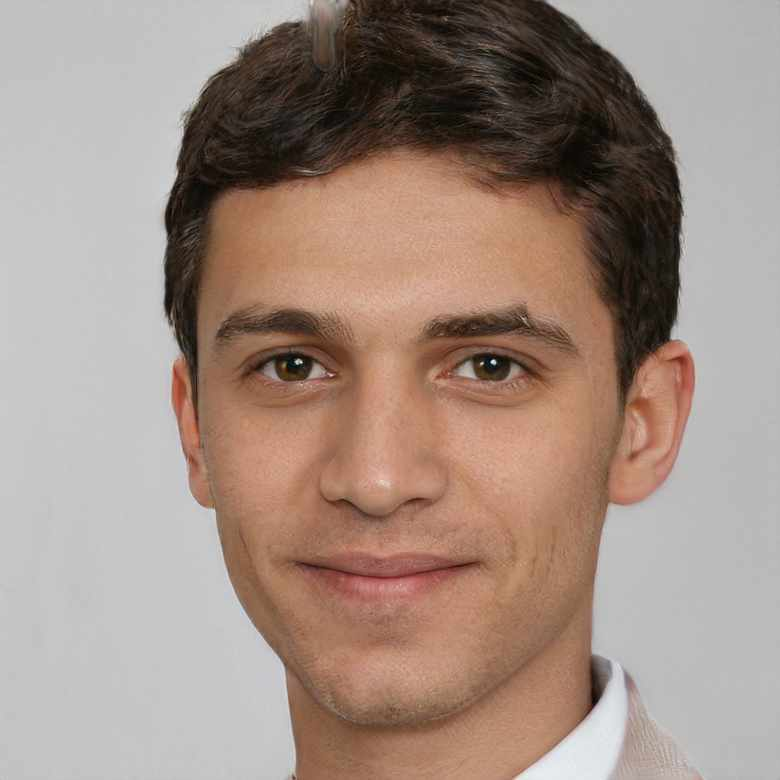
#> input picture man.jpg, 780 x 780 px
$ python objects_opencv.py
#> lines starting #> are read from the running program, lines starting #| are printed output that depends on the picture; after the words box and inside, x2 and y2 are one past the last pixel; in counts of white or black regions, pixels touching at a corner belong together
import cv2

# Загрузка предварительно обученного классификатора для распознавания лиц
face_cascade = cv2.CascadeClassifier(cv2.data.haarcascades + 'haarcascade_frontalface_default.xml')

# Загрузка изображения
image = cv2.imread('man.jpg')
#> image is the input picture: shape (780, 780, 3); mean B, G, R 131.5, 142, 161.5

# Преобразование изображения в черно-белое
gray = cv2.cvtColor(image, cv2.COLOR_BGR2GRAY)
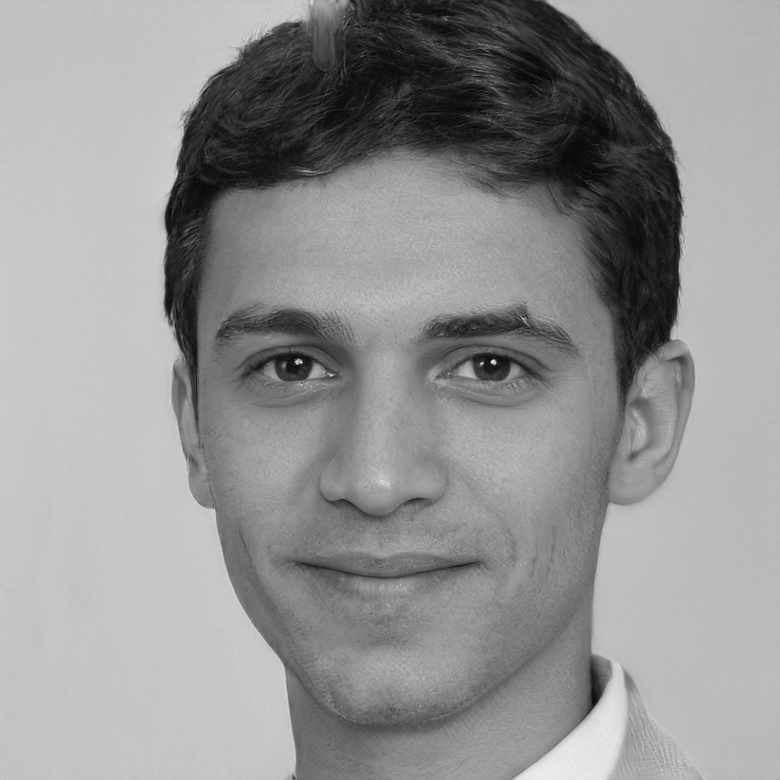
#> gray: shape (780, 780); min 1, max 242, mean 146.6

# Распознавание лиц на изображении
faces = face_cascade.detectMultiScale(gray, scaleFactor=1.1, minNeighbors=5, minSize=(40, 40))
#> faces = [[125, 160, 536, 536]]

# Отрисовка прямоугольника вокруг обнаруженных лиц
for (x, y, w, h) in faces:
    cv2.rectangle(image, (x, y), (x + w, y + h), (0, 255, 0), 4)
#> this loop made 1 pass
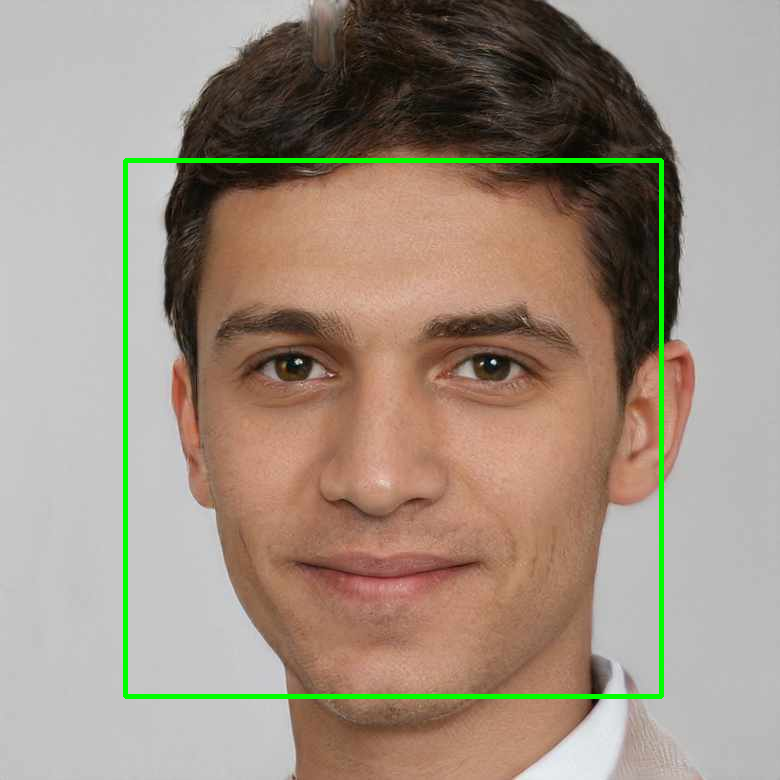
#> image: shape (780, 780, 3); 1.76% of pixels changed, all inside (x1, y1, x2, y2) = (123, 158, 664, 699)

# Отображение результата
cv2.imshow('Detected Faces', image)
cv2.waitKey(0)
cv2.destroyAllWindows()

$ run again, with black_women.jpg copied over man.jpg
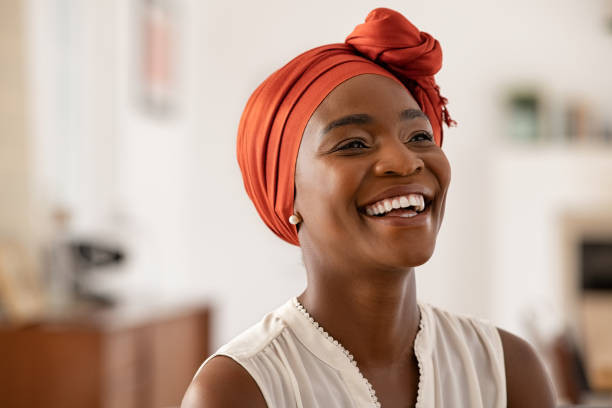
#> input picture black_women.jpg, 612 x 408 px
#> image is the input picture: shape (408, 612, 3); mean B, G, R 150.7, 164.2, 191
#> `gray = cv2.cvtColor(image, cv2.COLOR_BGR2GRAY)`:
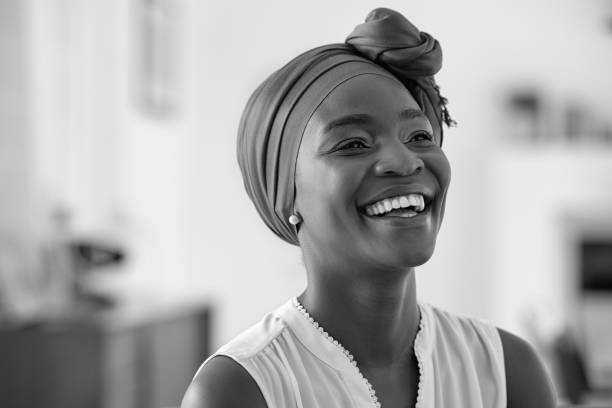
#> gray: shape (408, 612); min 0, max 255, mean 170.6
#> faces = ()

$ run again, with input.jpg copied over man.jpg
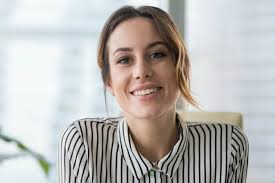
#> input picture input.jpg, 275 x 183 px
#> image is the input picture: shape (183, 275, 3); mean B, G, R 182.1, 184, 186.3
#> `gray = cv2.cvtColor(image, cv2.COLOR_BGR2GRAY)`:
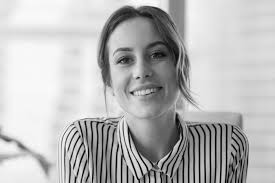
#> gray: shape (183, 275); min 0, max 254, mean 184.5
#> faces = [[98, 24, 85, 85]]
#> the loop `for (x, y, w, h) in faces:` made 1 pass
#> after the loop `for (x, y, w, h) in faces:`:
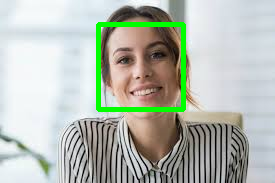
#> image: shape (183, 275, 3); 3.35% of pixels changed, all inside (x1, y1, x2, y2) = (96, 22, 186, 112)

$ run again, with white_women.jpg copied over man.jpg
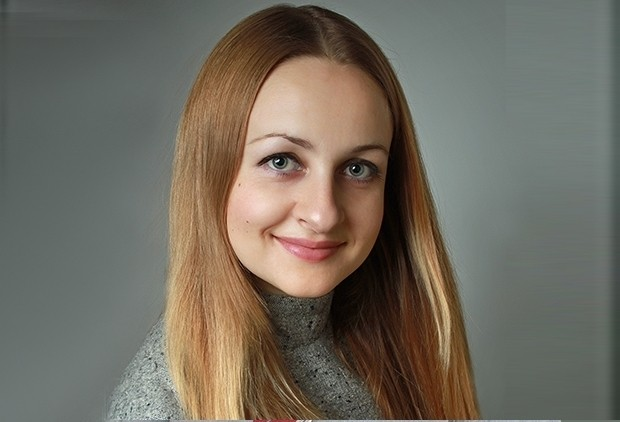
#> input picture white_women.jpg, 620 x 422 px
#> image is the input picture: shape (422, 620, 3); mean B, G, R 95.4, 107, 113.3
#> `gray = cv2.cvtColor(image, cv2.COLOR_BGR2GRAY)`:
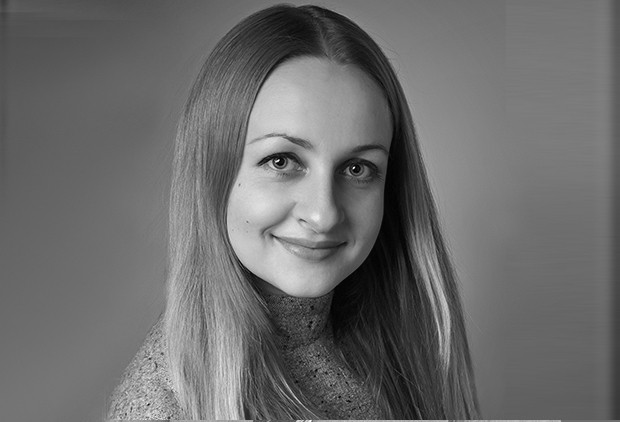
#> gray: shape (422, 620); min 0, max 253, mean 107.5
#> faces = [[212, 86, 214, 214]]
#> the loop `for (x, y, w, h) in faces:` made 1 pass
#> after the loop `for (x, y, w, h) in faces:`:
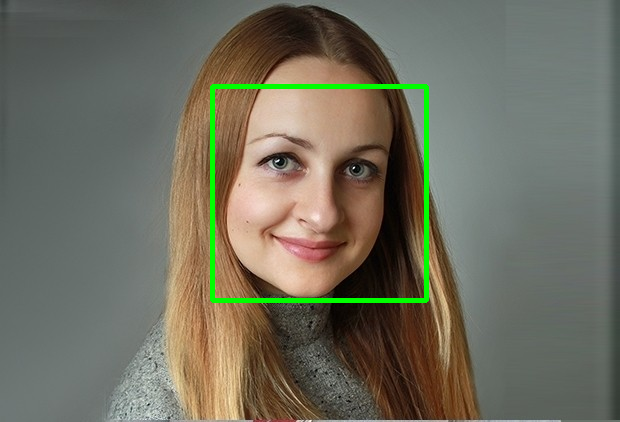
#> image: shape (422, 620, 3); 1.63% of pixels changed, all inside (x1, y1, x2, y2) = (210, 84, 429, 303)
